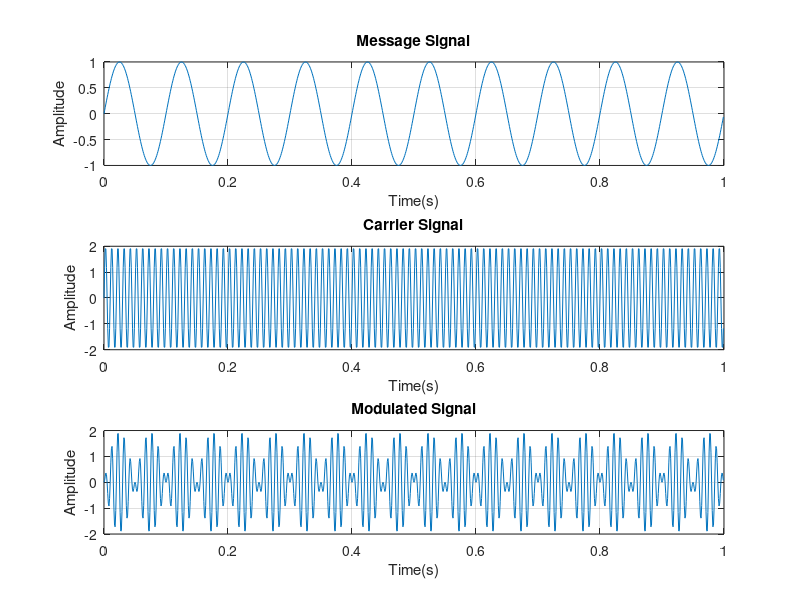
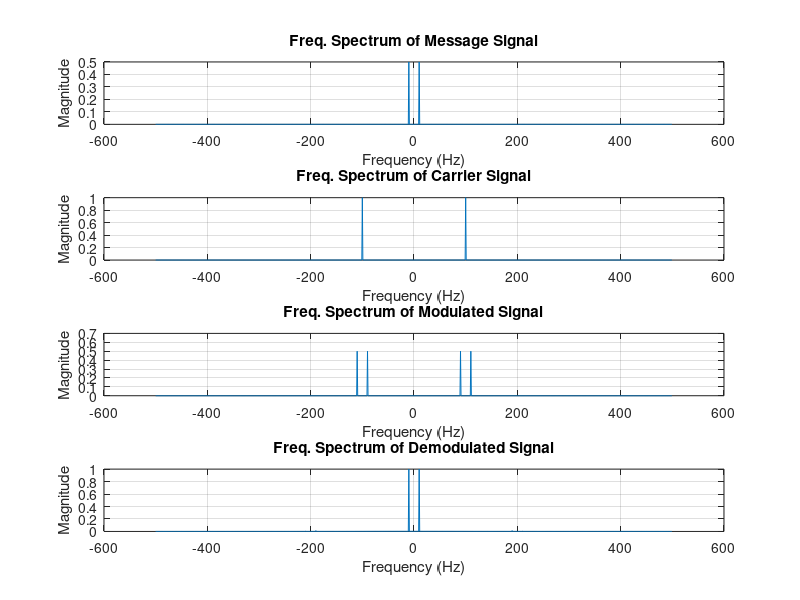
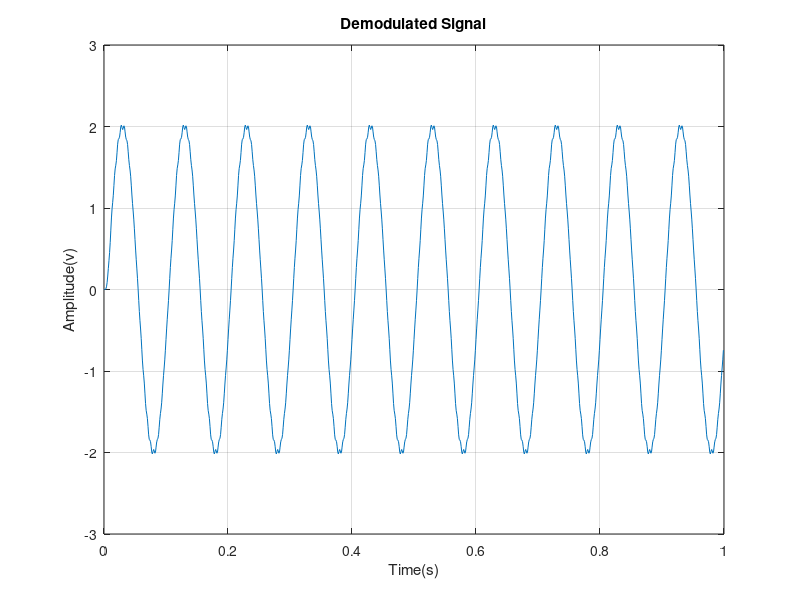

These figures' MATLAB source, in order:
clc
clear all
close all
Fs = 1000; %Sampling frequency
fc = 100; %Carrier Frequency
fm = 10;  %Message Frequency
dt = 1/Fs;   %Sample period
t = 0:dt:1-dt;      %Time interval
a = 2;              %Amplitude of carrier
m = sin(2*pi*fm*t);
subplot (3,1,1);
plot (t,m);
xlabel ('Time(s)');
ylabel ('Amplitude');
title ('Message Signal');
grid on
c = a.*sin (2*pi*fc*t);
subplot (3,1,2);
plot (t,c);
xlabel ('Time(s)');
ylabel ('Amplitude');
title ('Carrier Signal');
grid on
s = a.*sin (2*pi*fm*t).*sin (2*pi*fc*t);
subplot (3,1,3);
plot (t,s);
xlabel ('Time(s)');
ylabel ('Amplitude');
title ('Modulated Signal');
grid on
M = fftshift(fft(m));
C = fftshift(fft(c));
S = fftshift(fft(s));
f = -Fs/2:1:Fs/2-1;
figure
subplot(4,1,1)
plot(f,abs(M)/Fs);
title('Freq. Spectrum of Message Signal')
xlabel('Frequency (Hz)')
ylabel('Magnitude')
grid on
subplot(4,1,2)
plot(f,abs(C)/Fs);
title('Freq. Spectrum of Carrier Signal')
xlabel('Frequency (Hz)')
ylabel('Magnitude')
grid on
subplot(4,1,3)
plot(f,abs(S)/Fs);
title('Freq. Spectrum of Modulated Signal')
xlabel('Frequency (Hz)')
ylabel('Magnitude')
grid on
r_lo = s.*c;
[b,a] = butter(5,2*fc/Fs);
r_flt = filter(b,a,r_lo);
R_flt = fftshift(fft(r_flt));
subplot(4,1,4)
plot(f,abs(R_flt)/Fs);
title('Freq. Spectrum of Demodulated Signal')
xlabel('Frequency (Hz)')
ylabel('Magnitude')
grid on
figure
plot(t,r_flt)
xlabel('Time(s)')
ylabel('Amplitude(v)')
title('Demodulated Signal')
grid on